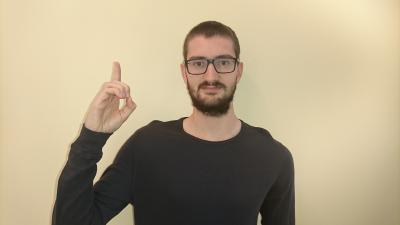
#> input picture Base d'images test/1.jpg, 400 x 225 px; its folder holds 6 pictures in this run
$ python main.py
#> lines starting #> are read from the running program, lines starting #| are printed output that depends on the picture; after the words box and inside, x2 and y2 are one past the last pixel; in counts of white or black regions, pixels touching at a corner belong together
#> further down, frame is the input picture: shape (225, 400, 3); mean B, G, R 135.1, 162.2, 176.4
### pretraitement/__init__.py
# -*- coding: utf-8 -*-
"""
Created on Tue May  5 10:10:18 2020

@author: Arthu
"""

import numpy as np
import cv2

def pretraitement(frame, p, q, r, s):

    # set the region for the
    # tracking window p, q, r, s
    # put values according to yourself
#> called with p = 60, q = 10, r = 60, s = 10
    track_window = (r, p, s, q)


    # create the region of interest
    r_o_i = frame[p:p + q, r:r + s]

    # converting BGR to HSV format
    hsv = cv2.cvtColor(frame, cv2.COLOR_BGR2HSV)
#> hsv: shape (225, 400, 3); mean H, S, V 22.8, 54.6, 176.4
    YCbCr = cv2.cvtColor(frame, cv2.COLOR_BGR2YCrCb)
#> YCbCr: shape (225, 400, 3); mean of channels 0, 1, 2 163.4, 137.3, 112
    #cv2.imwrite(filename='image_YCbCr.jpg', img=YCbCr)
    #cv2.imwrite(filename='image_hsv.jpg', img=hsv)

    # apply mask on the HSV frame
    mask_hsv = cv2.inRange(hsv, np.array((0., 60.,32.)), np.array((180.,255.,255.)))
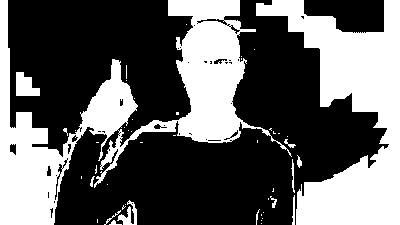
#> mask_hsv: shape (225, 400); 38.1% white; 48 white regions (35 under 20 px), largest, box (x1, y1, x2, y2) and area: (0, 0, 292, 225) 18260, (256, 0, 400, 225) 14919, (16, 72, 40, 96) 408
    mask_YCbCr = cv2.inRange(YCbCr, np.array((80., 85.,135.)), np.array((255.,135.,180.)))
#> mask_YCbCr: shape (225, 400); every value is 0

    # get histogram for hsv channel
    roi_hsv = cv2.calcHist([hsv], [1], mask_hsv, [180], [0, 180])
#> roi_hsv = 180 values, max 4437 at index 60, min 0 at index 0, mean 190.3
    roi_YCbCr = cv2.calcHist([YCbCr], [1], mask_YCbCr, [180], [0, 255])
#> roi_YCbCr = 180 values from 0 to 0
    #plt.hist(roi)

    # normalize the retrieved values
    cv2.normalize(roi_hsv, roi_hsv, 0, 255, cv2.NORM_MINMAX)
    cv2.normalize(roi_YCbCr, roi_YCbCr, 0, 255, cv2.NORM_MINMAX)

    # termination criteria, either 15
    # iteration or by at least 2 pt
    termination = (cv2.TERM_CRITERIA_EPS | cv2.TERM_CRITERIA_COUNT, 10, 1 )

    #frame = cv2.flip(frame, 1)
    #frame = cv2.resize(frame, (1280, 720), fx = 0, fy = 0, interpolation = cv2.INTER_CUBIC)

    # convert BGR to HSV format
    #hsv = cv2.cvtColor(frame, cv2.COLOR_BGR2HSV)


    bp_hsv = cv2.calcBackProject([hsv], [1], roi_hsv, [0, 180], 1)
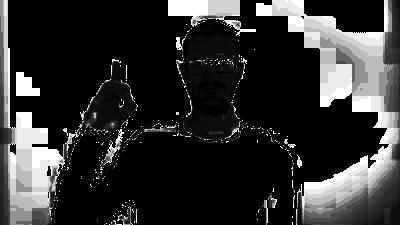
#> bp_hsv: shape (225, 400); min 0, max 255, mean 49.1
    bp_YCbCr = cv2.calcBackProject([YCbCr], [1], roi_YCbCr, [0, 180], 1)

    # applying meanshift to get the new region
    _, track_window = cv2.meanShift(bp_hsv, track_window, termination)
#> track_window = (60, 60, 10, 10)
    #_, track_window = cv2.meanShift(bp_YCbCr, track_window, termination)

    # Draw track window on the frame
    x, y, w, h = track_window
#> x = 60; y = 60; w = 10; h = 10

    # Extract hand
    main = frame[y:y+w,x:x+h]
    return main, y, x

    # destroy all opened windows
    cv2.destroyAllWindows()

### main.py
# -*- coding: utf-8 -*-
"""
Created on Wed May  6 11:45:34 2020

@author: Arthu
"""

import cv2
import os
import numpy as np
from pretraitement import pretraitement
from sklearn.metrics import *

for k in range(1,22):
    p, q, r, s = 60, 10, 60, 10
    frame = cv2.imread("./Base d'images test/{}.jpg".format(k))
#> (the run stopped early here; a loop or call above may not have finished)
